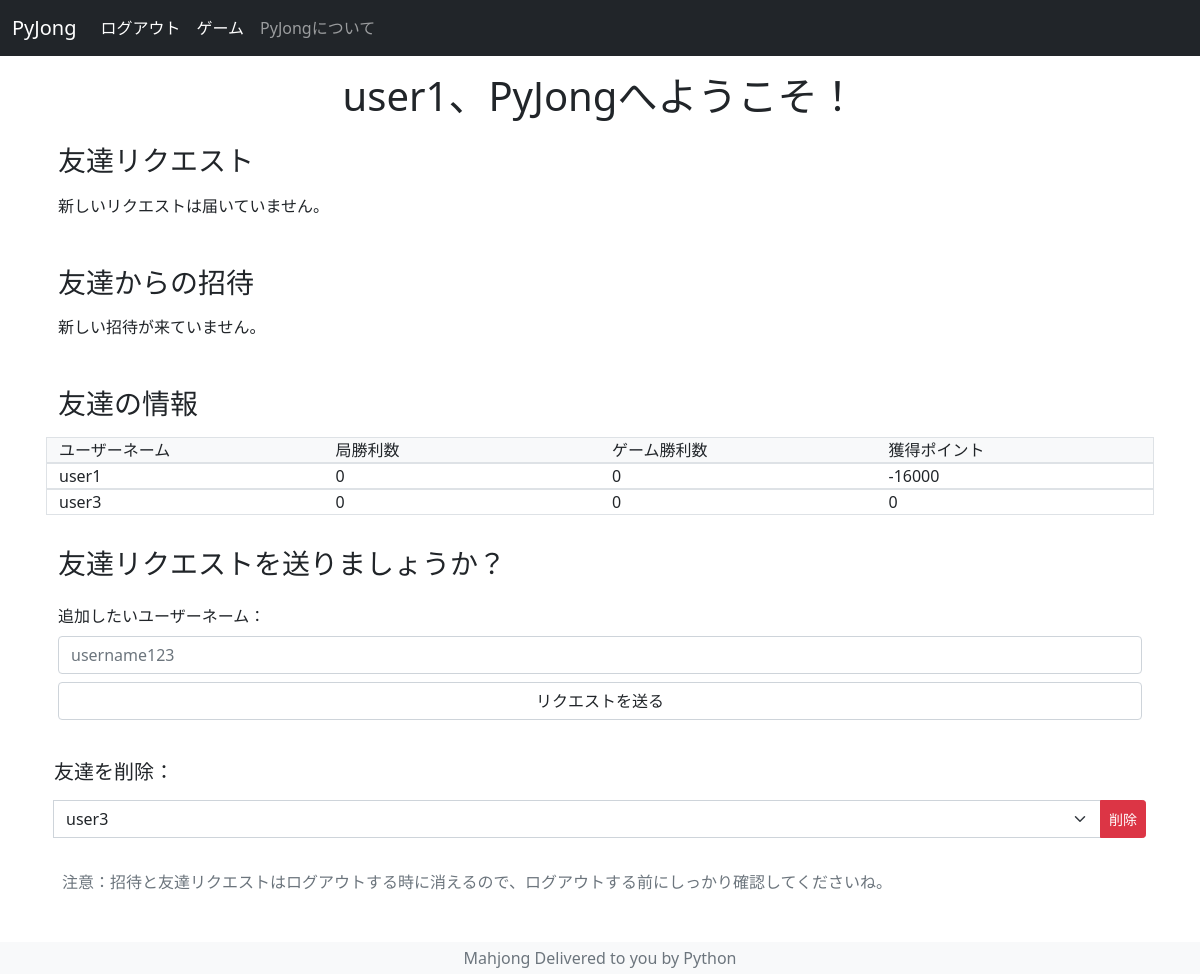
The app's page /main/friends (signed in), older data.
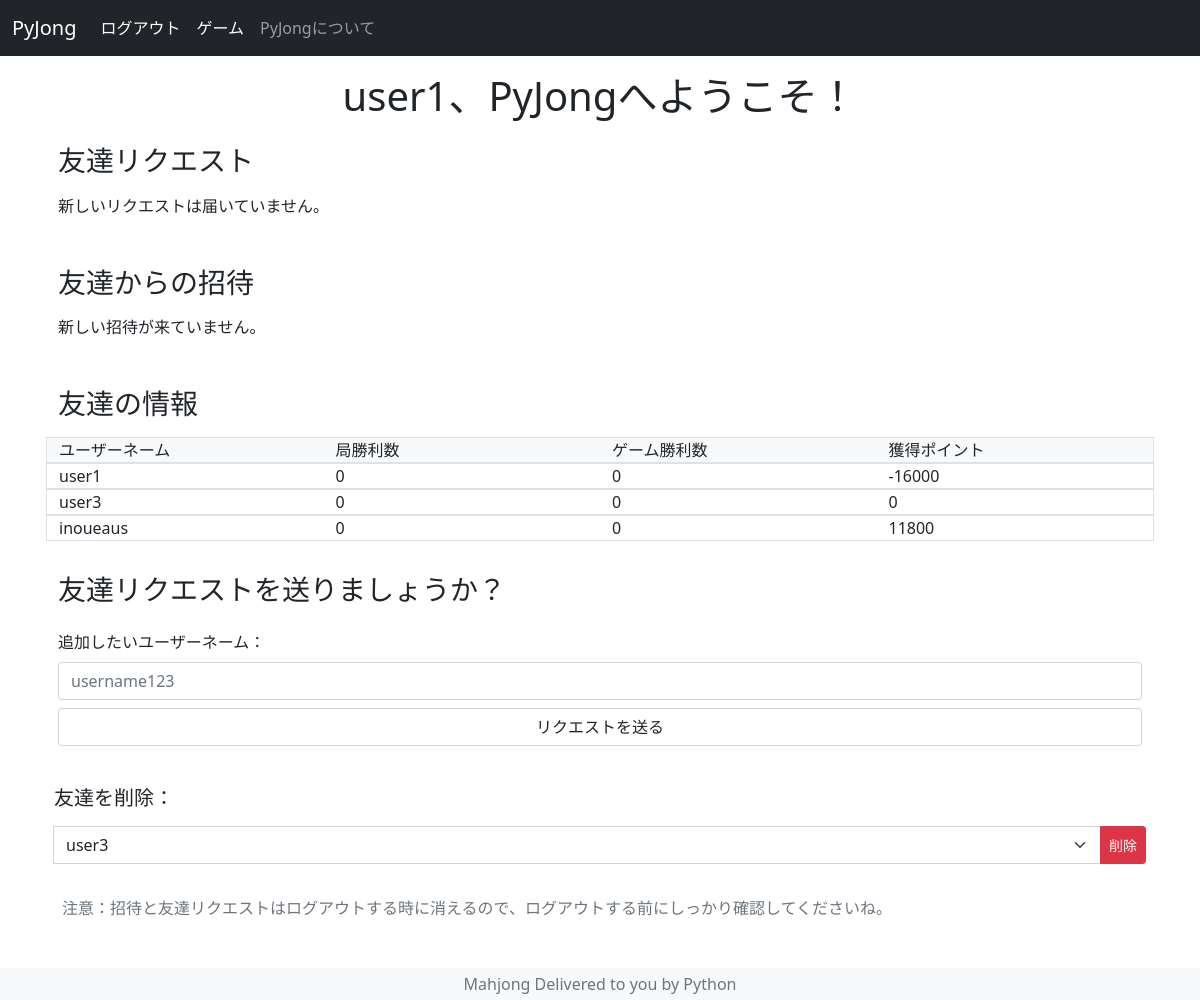
The same page, newer data.
### pyjong/models.py (models this page shows, shortened)
class UserData(db.Model,UserMixin):
    __tablename__ = 'userdata'
    id = db.Column(db.Integer,primary_key=True)
    email_address = db.Column(db.String(64),unique=True,index=True)
    username = db.Column(db.String(64),unique=True,index=True)
    password_hash = db.Column(db.String(128))
    friends_list = db.Column(db.Text)
    friend_requests = db.Column(db.Text)
    invites = db.Column(db.Text)
    kyoku_win_count = db.Column(db.Integer)
    game_win_count = db.Column(db.Integer)
    points = db.Column(db.Integer)

### pyjong/main/views.py (the view, shortened to what this page needs)
@main_blueprint.route('/friends',methods=['GET','POST'])
@login_required
def friends():
    get_new_requests(current_user.username)
    get_invites(current_user.username)
    get_friends_list(current_user.username)
    form_delete = DeleteFriend()
    form_delete = add_friends_to_form(form_delete)
    form_req = FriendRequest()
    form_add = AcceptFriendRequest()
    form_add = add_friend_requests_to_form(form_add)
    accept_invite_form = AcceptInvite()
    accept_invite_form = add_invites_to_form(accept_invite_form)
    if form_delete.validate_on_submit():
        delete_friend(requested_username=form_delete.select_friend.data,requester_username=current_user.username)
        flash("友達を削除しました。",'alert-success')
        return redirect(url_for('main.friends'))
    return render_template('friends.html',form_delete=form_delete,form_add=form_add,form_req=form_req,accept_invite_form=accept_invite_form)

### pyjong/main/forms.py
class DeleteFriend(FlaskForm):
    select_friend = SelectField("承諾したいリクエストを選んでください")
    submit = SubmitField("削除")

class FriendRequest(FlaskForm):
    username = StringField('追加したいユーザーネーム：',validators=[InputRequired(),Regexp('^\w+$',message='英数字のみ入力可能')])
    submit = SubmitField('リクエストを送る')

### pyjong/main/views.py (called while the page is built, shortened)
def get_new_requests(session_username):
    current_usr = UserData.query.filter_by(username=session_username).first()
    new_requests_list = eval(current_usr.friend_requests)
    if session['updated'] == False:
        if len(new_requests_list) > 0:
            session['requests'] = new_requests_list
            session['new_requests'] = True
            current_usr.friend_requests = str([])
            db.session.add(current_usr)
            db.session.commit()
            session['updated'] = True
        else:
            print('new requests set to false')
            session['new_requests'] = False
            session['updated'] = True

def get_invites(session_username):
    current_usr = UserData.query.filter_by(username=session_username).first()
    invites = eval(current_usr.invites)
    if session['has_new_invites'] and len(invites) > 0:
        for invite in invites:
            session['invites'].append(invite)
        current_usr.invites = str([])
        db.session.add(current_usr)
        db.session.commit()
    elif len(invites) > 0 and session['has_new_invites'] == False:
        session['has_new_invites'] = True
        session['invites'] = invites
        current_usr.invites = str([])
        db.session.add(current_usr)
        db.session.commit()
    elif session['has_new_invites']:
        pass
    else:
        session['has_new_invites'] = False

def add_friends_to_form(form):
    if len(session['friends']) > 0:
        form.select_friend.choices = [(usr,usr) for usr in session['friends']]
        session['has_friends'] = True
    else:
        session['has_friends'] = False
    return form

def add_friend_requests_to_form(form):
    if session['new_requests']:
        form.select_friend.choices = [(usr,usr) for usr in session['requests']]
    else:
        form.select_friend.choices = [('no_friends','友達はまだいないようです')]
    return form

def add_invites_to_form(form):
    if session['has_new_invites']:
        form.select_friend.choices = [(room,usr) for usr,room in session['invites']]
    else:
        pass
    return form

### pyjong/models.py (called while the page is built)
@login_manager.user_loader
def load_user(user_id):
    return UserData.query.get(user_id)

### pyjong/main/templates/main/friends.html (shortened to what this page needs)
<!DOCTYPE html>
{% extends "base.html" %}
{% block content %}
<div class="container text-left p-3">
<div class="container text-center w-3">
  <h1 class="">{{session['username']}}、PyJongへようこそ！</h1>
</div>
<div class="container py-3">
  <h3 class="pb-2">友達リクエスト</h3>
  {% if session['new_requests'] %}
  <p class="">新しい友達のリクエストが届いていました！</p>
  <form class="" action="" method="POST">
    {{form_add.hidden_tag()}}
    {{form_add.select_friend(class='form-select')}}
    <div class="py-2">
    {{form_add.submit(class="btn btn-primary btn-lg")}}
    </div>
  </form>
  {% else %}
  <p>新しいリクエストは届いていません。</p>
  {% endif %}
</div>
<div class="container py-3">
  <h3 class="pb-2">友達からの招待</h3>
  {% if  session['has_new_invites'] %}
  <form class="" action="" method="POST">
  {{accept_invite_form.hidden_tag()}}
  <div class="input-group">
  {{accept_invite_form.select_friend(class="form-select")}}
  {{accept_invite_form.submit(class="btn btn-outline-secondary")}}
  </div>
  </form>
  {% else %}
  <p>新しい招待が来ていません。</p>
{% endif %}
</div>
<div class="container py-3">
  <h3 class="pb-2">友達の情報</h3>
  <div class="row border bg-light">
    <div class="col">ユーザーネーム</div>
    <div class="col">局勝利数</div>
    <div class="col">ゲーム勝利数</div>
    <div class="col">獲得ポイント</div>
  </div>
{% if session['has_friends'] %}
  {% for row in session['friend_stats'] %}
<div class="row border">
  {% for cell in row %}
    <div class="col">{{cell}}</div>
    {% endfor %}
</div>
  {% endfor %}
{% else %}
<p>現在、友達は追加していないようです。</p>
{% endif %}
</div>
<div class="container py-3">
<h3 class="pb-2">友達リクエストを送りましょうか？</h3>
<form class="" action="" method="POST">
<div class="py-2">
{{form_req.username.label(class="form-label")}}{{form_req.username(class="form-control",placeholder="username123")}}
</div>
{{form_req.submit(class="form-control")}}
</div>
{% if session['has_friends'] %}
<form class="p-2" action="" method="POST">
<h5 class="pt-3">友達を削除：</h5>
  <div class="input-group py-2">
    {{form_delete.select_friend(class="form-select")}}
    {{form_delete.submit(class="btn btn-danger btn-sm")}}
  </div>
</form>
{% endif %}
<p class="relative-bottom p-3 text-muted">注意：招待と友達リクエストはログアウトする時に消えるので、ログアウトする前にしっかり確認してくださいね。</p>
</div>
{% endblock %}

### pyjong/templates/base.html (shortened to what this page needs)
<!DOCTYPE html>
<html lang="jp" dir="ltr">
  <head>
    <link href="https://cdn.jsdelivr.net/npm/bootstrap@5.0.2/dist/css/bootstrap.min.css" rel="stylesheet">
  </head>
  <body class="d-flex flex-column h-100">
    <nav class="navbar navbar-expand-lg navbar-dark bg-dark">
  <div class="container-fluid">
    <a class="navbar-brand" href="{{url_for('index')}}">PyJong</a>
    <div class="collapse navbar-collapse" id="navbarNav">
      <ul class="navbar-nav">
        {% if current_user.is_authenticated %}
        <li class="nav-item">
        <a class="nav-link active" href="{{url_for('logout')}}">ログアウト</a>
        </li>
        <li class="nav-item">
          <a class="nav-link active" href="{{url_for('main.game')}}">ゲーム</a>
        </li>
        {% endif %}
        <li class="nav-item">
          <a class="nav-link" href="{{url_for('main.info')}}">PyJongについて</a>
        </li>
      </ul>
    </div>
  </div>
  </nav>
  {% block content %}
  {% endblock %}
  <div class="my-3">
  <footer class="footer mt-auto mu-5 bg-light fixed-bottom">
    <div class="container p-1 text-center">
      <span class="text-muted">Mahjong Delivered to you by Python</span>
    </div>
  </footer>
    </div>
  </body>
</html>

Row changes from the older to the newer data that the page shows:
now on this page (row edited): UserData: row "inoueaus" "0" "0", points "11800"
